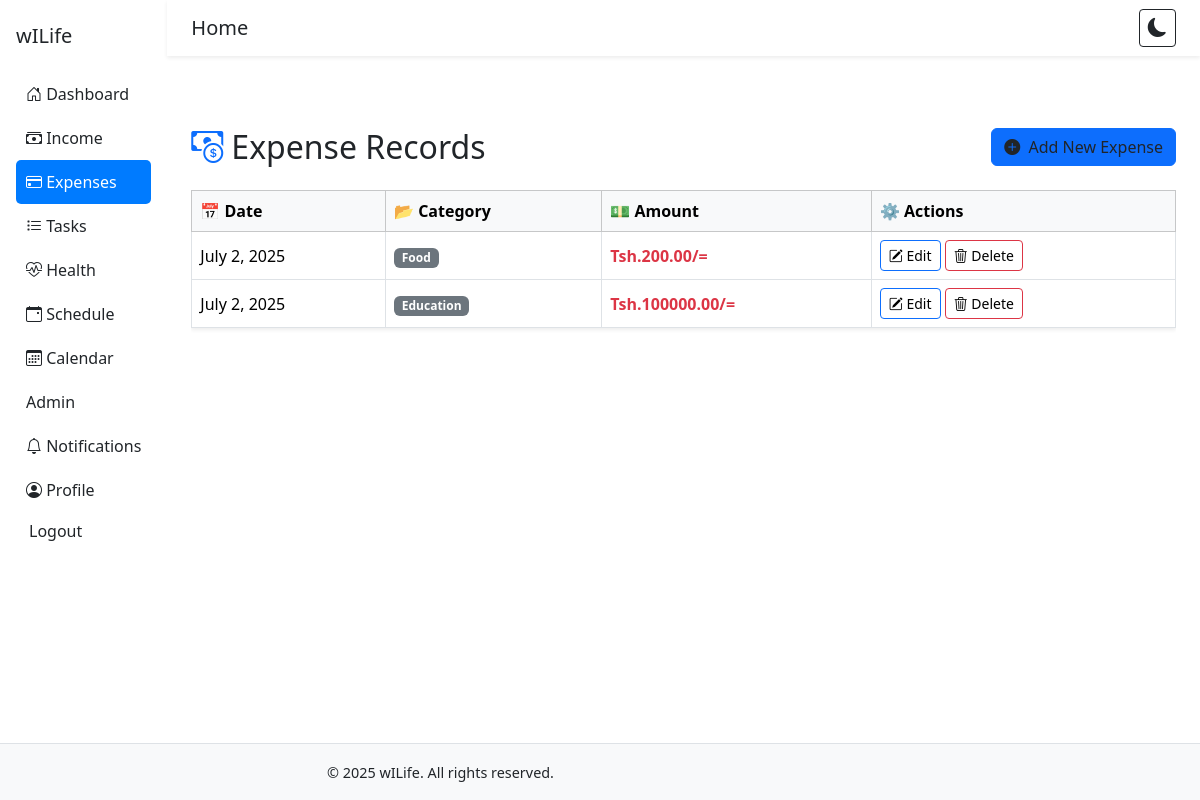
Page /expense/ (signed in) on the earlier database version.
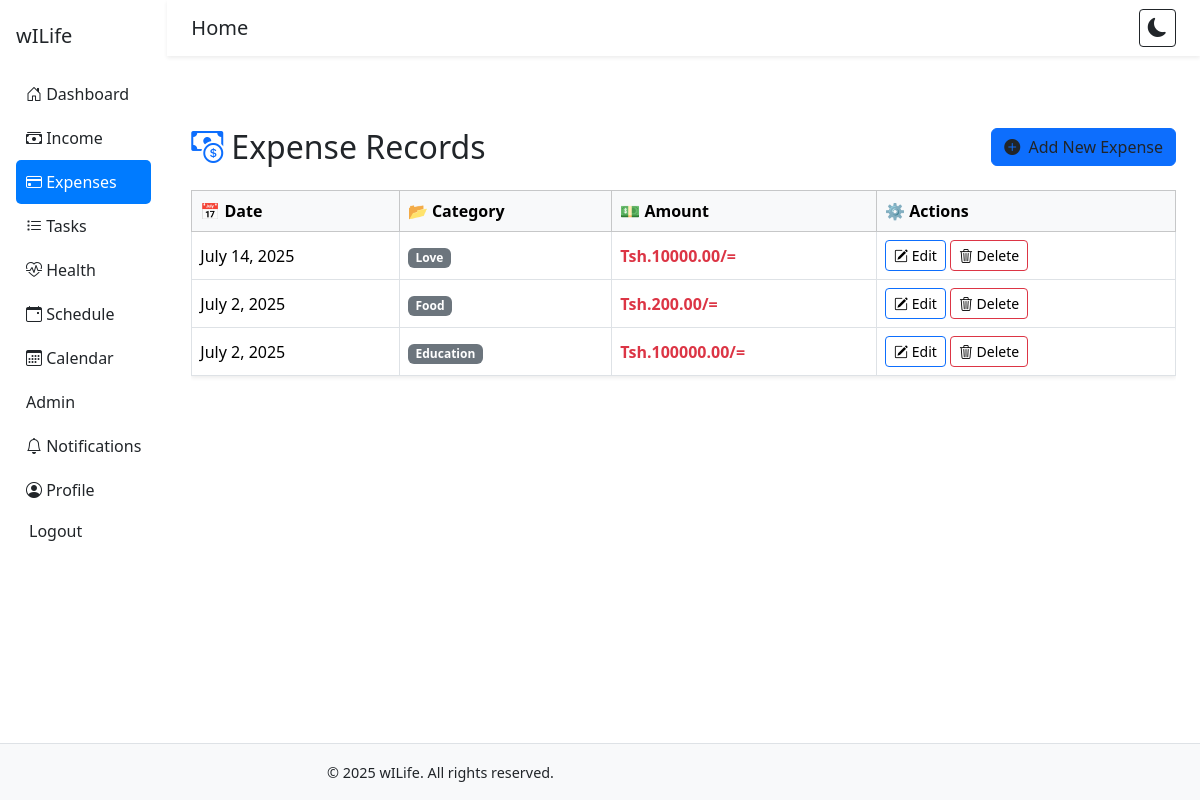
Same page on the later database version.
### core/models.py (models this page shows, shortened)
class Expense(models.Model):
    CATEGORY_CHOICES = [
        ('food', 'Food'),
        ('transport', 'Transport'),
        ('entertainment', 'Entertainment'),
        ('bills', 'Bills'),
        ('health', 'Health'),
        ('education', 'Education'),
        ('business', 'Business'),
        ('love', 'Love'),
        ('debt', 'Debt'),
        ('beauty', 'Beauty'),
        ('other', 'Other'),
    ]
    user = models.ForeignKey(User, on_delete=models.CASCADE, related_name='expenses')
    amount = models.DecimalField(max_digits=12, decimal_places=2)
    category = models.CharField(max_length=50, choices=CATEGORY_CHOICES)
    date = models.DateField()
    notes = models.TextField(blank=True, null=True)

### core/views.py (the view)
# urls.py: path('expense/', views.expense_list, name='expense_list'),
@login_required
def expense_list(request):
    expenses = Expense.objects.filter(user=request.user).order_by('-date')
    return render(request, 'expense_list.html', {'expenses': expenses})

### core/context_processors.py (called while the page is built)
def current_year(request):
    return {'year': datetime.now().year}

### core/templates/expense_list.html (shortened to what this page needs)
{% extends 'base.html' %}
{% block content %}
<div class="container py-5">
  <div class="d-flex justify-content-between align-items-center mb-4">
    <h2 class="mb-0"><i class="bi bi-cash-coin me-2 text-primary"></i>Expense Records</h2>
    <a href="{% url 'expense_create' %}" class="btn btn-primary">
      <i class="bi bi-plus-circle-fill me-1"></i> Add New Expense
    </a>
  </div>
  {% if expenses %}
  <div class="table-responsive">
    <table class="table table-bordered table-hover align-middle shadow-sm">
      <thead class="table-light">
        <tr>
          <th scope="col">📅 Date</th>
          <th scope="col">📂 Category</th>
          <th scope="col">💵 Amount</th>
          <th scope="col">⚙️ Actions</th>
        </tr>
      </thead>
      <tbody>
        {% for expense in expenses %}
        <tr>
          <td>{{ expense.date }}</td>
          <td>
            <span class="badge bg-secondary text-capitalize">
              {{ expense.category }}
            </span>
          </td>
          <td class="text-danger fw-bold">Tsh.{{ expense.amount|floatformat:2 }}/=</td>
          <td>
            <a href="{% url 'expense_update' expense.id %}" class="btn btn-sm btn-outline-primary">
              <i class="bi bi-pencil-square"></i> Edit
            </a>
            <a href="{% url 'expense_delete' expense.id %}" class="btn btn-sm btn-outline-danger"
              onclick="return confirm('Are you sure you want to delete this expense?');">
              <i class="bi bi-trash3"></i> Delete
            </a>
          </td>
        </tr>
        {% endfor %}
      </tbody>
    </table>
  </div>
  {% else %}
  <div class="alert alert-warning d-flex align-items-center" role="alert">
    <i class="bi bi-exclamation-circle me-2"></i>
    No expense records found. <a href="{% url 'expense_create' %}" class="ms-1">Add your first expense</a>.
  </div>
  {% endif %}
</div>
{% endblock %}

Differences in the rows shown:
added Expense: date "July 14, 2025", category "Love", amount "10000.00"
